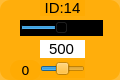
    <widget class="QWidget" name="widget_id14" native="true">
     <property name="geometry">
      <rect>
       <x>200</x>
       <y>180</y>
       <width>120</width>
       <height>80</height>
      </rect>
     </property>
     <property name="styleSheet">
      <string notr="true">background-color: rgb(255, 170, 0, 200);
border-radius:10px;</string>
     </property>
     <widget class="QLabel" name="label_ID14">
      <property name="geometry">
       <rect>
        <x>40</x>
        <y>0</y>
        <width>45</width>
        <height>16</height>
       </rect>
      </property>
      <property name="minimumSize">
       <size>
        <width>0</width>
        <height>10</height>
       </size>
      </property>
      <property name="font">
       <font>
        <family>Arial</family>
        <pointsize>11</pointsize>
       </font>
      </property>
      <property name="styleSheet">
       <string notr="true">background-color: rgb(255, 255, 255， 0);
border-radius:0px;</string>
      </property>
      <property name="text">
       <string>ID:14</string>
      </property>
      <property name="alignment">
       <set>Qt::AlignCenter</set>
      </property>
     </widget>
     <widget class="QSlider" name="horizontalSlider_pulse_id14">
      <property name="geometry">
       <rect>
        <x>20</x>
        <y>20</y>
        <width>83</width>
        <height>16</height>
       </rect>
      </property>
      <property name="autoFillBackground">
       <bool>false</bool>
      </property>
      <property name="styleSheet">
       <string notr="true">background-color: rgb(0, 0, 0);
border-radius:0px;</string>
      </property>
      <property name="minimum">
       <number>0</number>
      </property>
      <property name="maximum">
       <number>1000</number>
      </property>
      <property name="pageStep">
       <number>1</number>
      </property>
      <property name="value">
       <number>500</number>
      </property>
      <property name="orientation">
       <enum>Qt::Horizontal</enum>
      </property>
     </widget>
     <widget class="QSlider" name="horizontalSlider_dev_id14">
      <property name="geometry">
       <rect>
        <x>40</x>
        <y>60</y>
        <width>45</width>
        <height>18</height>
       </rect>
      </property>
      <property name="styleSheet">
       <string notr="true">background-color: rgb(255, 255, 255， 0);</string>
      </property>
      <property name="minimum">
       <number>-125</number>
      </property>
      <property name="maximum">
       <number>125</number>
      </property>
      <property name="pageStep">
       <number>1</number>
      </property>
      <property name="orientation">
       <enum>Qt::Horizontal</enum>
      </property>
     </widget>
     <widget class="QLabel" name="label_id14">
      <property name="geometry">
       <rect>
        <x>10</x>
        <y>60</y>
        <width>31</width>
        <height>20</height>
       </rect>
      </property>
      <property name="minimumSize">
       <size>
        <width>0</width>
        <height>10</height>
       </size>
      </property>
      <property name="font">
       <font>
        <family>DejaVu Sans</family>
        <pointsize>10</pointsize>
       </font>
      </property>
      <property name="styleSheet">
       <string notr="true">background-color: rgb(255, 255, 255， 0);</string>
      </property>
      <property name="text">
       <string>0</string>
      </property>
      <property name="alignment">
       <set>Qt::AlignCenter</set>
      </property>
     </widget>
     <widget class="QLineEdit" name="lineEdit_id14">
      <property name="geometry">
       <rect>
        <x>40</x>
        <y>40</y>
        <width>45</width>
        <height>18</height>
       </rect>
      </property>
      <property name="sizePolicy">
       <sizepolicy hsizetype="Fixed" vsizetype="Fixed">
        <horstretch>0</horstretch>
        <verstretch>0</verstretch>
       </sizepolicy>
      </property>
      <property name="font">
       <font>
        <family>Arial</family>
        <pointsize>11</pointsize>
       </font>
      </property>
      <property name="autoFillBackground">
       <bool>false</bool>
      </property>
      <property name="styleSheet">
       <string notr="true">background-color: rgb(255, 255, 255);
border-radius:0px;</string>
      </property>
      <property name="text">
       <string>500</string>
      </property>
      <property name="maxLength">
       <number>1000</number>
      </property>
      <property name="alignment">
       <set>Qt::AlignCenter</set>
      </property>
      <property name="dragEnabled">
       <bool>false</bool>
      </property>
      <property name="readOnly">
       <bool>false</bool>
      </property>
     </widget>
    </widget>
